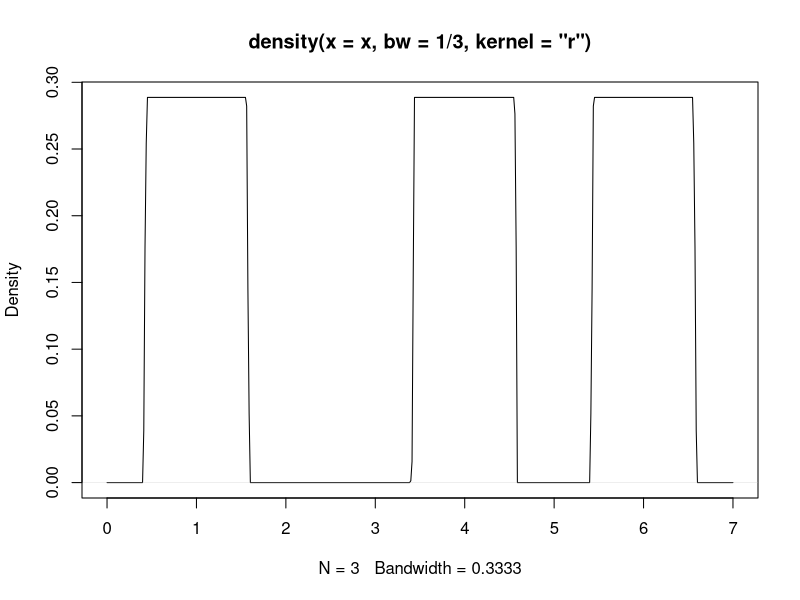
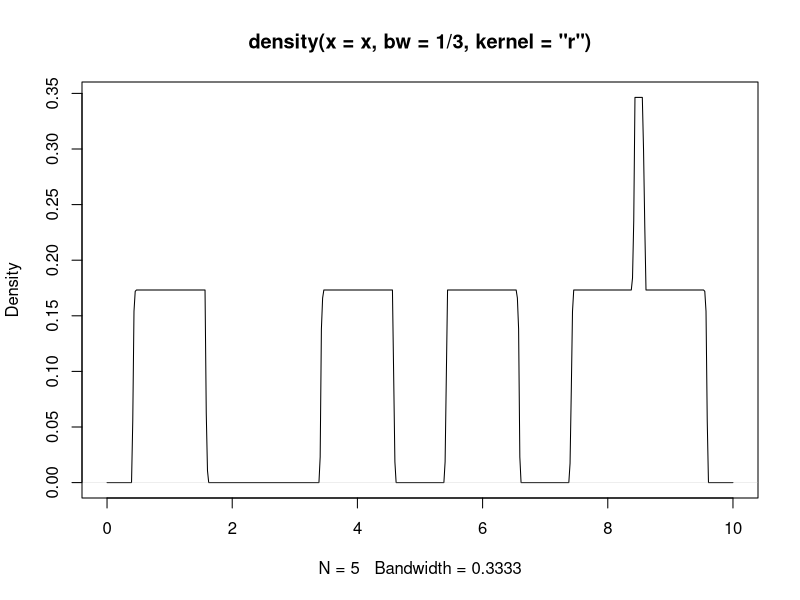
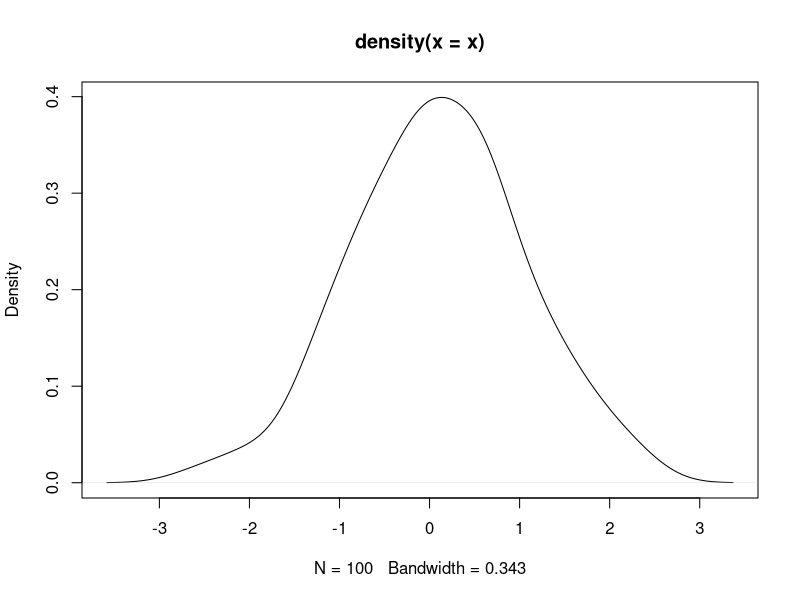
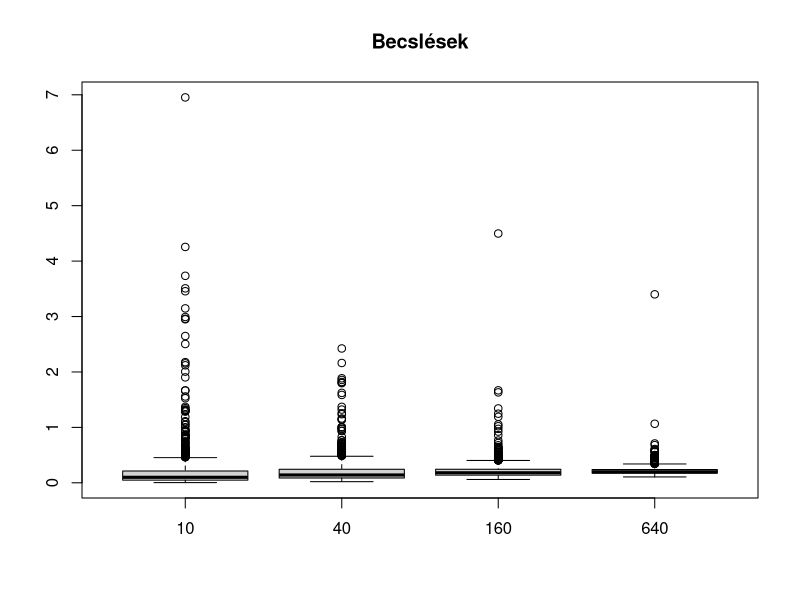
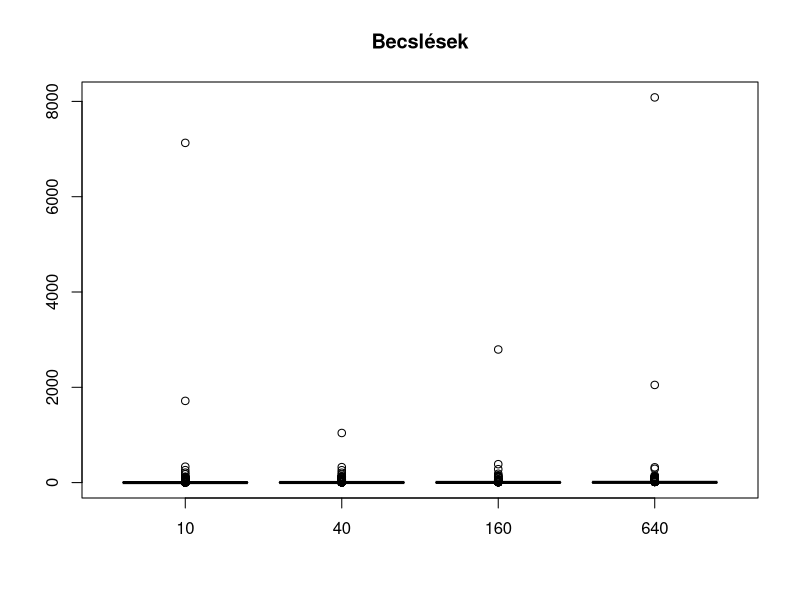

Reproduce these figures in R, in order.
####
#3.gyak
#HF1: papíros/2
##################
#Parzen-Rosenblatt
##################

#kicsi mintára, hogy lássuk

x=c(1,4,6)
plot(density(x,bw=1/3,kernel="r")) #egyenletes elo. a magfv.

x=c(1,4,6,8,9)
plot(density(x,bw=1/3,kernel="r"))
#bw a magfv szórása
#

x=rnorm(100)
plot(density(x))

#####
#becslések vizsgálata
#más eloszlásokra (pl. Pareto)
#boxplot abrazolással összehasonlitani

n=c(10,40,160,640)
est=matrix(0,1000,4)
alpha=4
for(j in 1:1000)
{
  for (i in 1:length(n))
  {x=runif(n[i])^{-1/alpha} #HF2:milyen eloszlású az x?
  est[j,i]=var(x)}
}

v<-list()
v$"10"<-est[,1]
v$"40"<-est[,2]
v$"160"<-est[,3]
v$"640"<-est[,4]


boxplot(v,main="Becslések")

n=c(10,40,160,640)
est=matrix(0,1000,4)
alpha=2
#ennek már nem véges a szórása
for(j in 1:1000)
{
  for (i in 1:length(n))
  {x=runif(n[i])^{-1/alpha}
  est[j,i]=var(x)}
}

v<-list()
v$"10"<-est[,1]
v$"40"<-est[,2]
v$"160"<-est[,3]
v$"640"<-est[,4]


boxplot(v,main="Becslések")
#itt nincs javulás

#HF3: más eloszlásokra is megnézni a szórásbecslés változását az elemszám
#függvényében